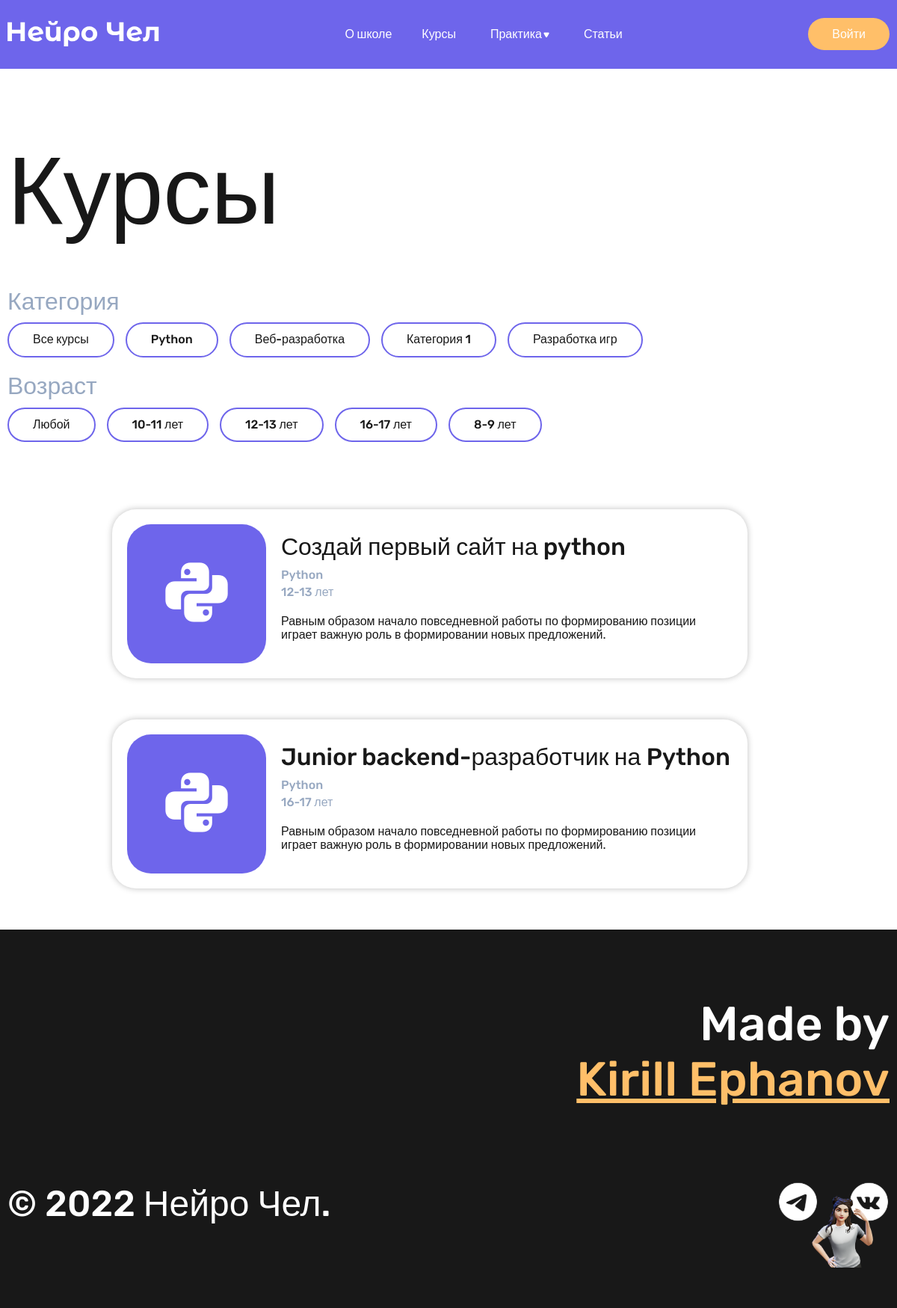
Before: /courses/category/2/ with the older database file.
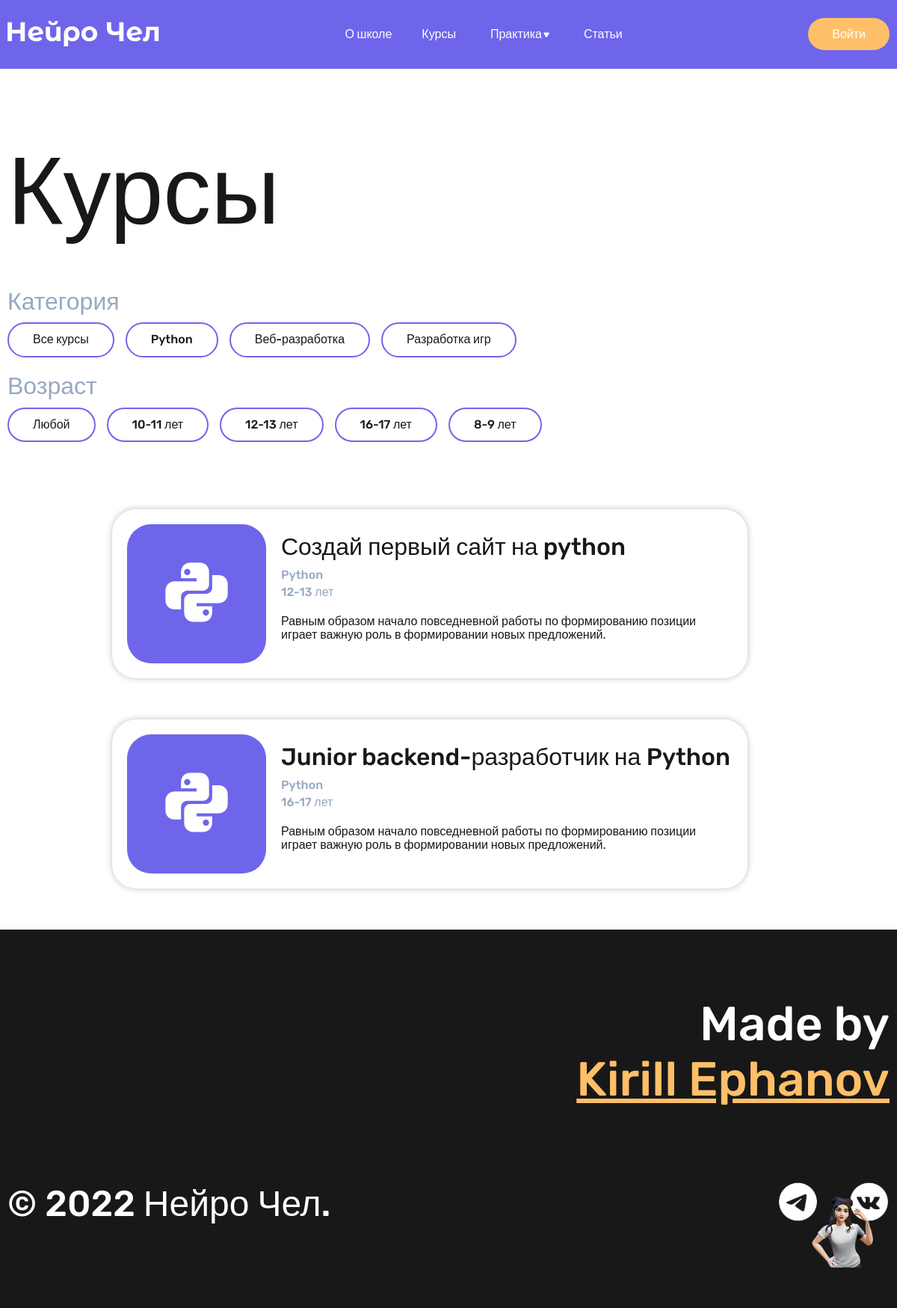
After: the same page with the newer database file.
### blablycode_app/models.py (models this page shows, shortened)
class Category(models.Model):
    category_title = models.CharField(max_length=150, verbose_name='Название категории')
    def __str__(self):
        return self.category_title
    class Meta:
        verbose_name = 'Категория'
        verbose_name_plural = 'Категории'
        ordering = ['category_title']

class Age(models.Model):
    age_title = models.CharField(max_length=50, verbose_name='Возраст')
    def __str__(self):
        return self.age_title
    class Meta:
        verbose_name = 'Возраст'
        verbose_name_plural = 'Возраст'
        ordering = ['age_title']

class Course(models.Model):
    сourse_title = models.CharField(max_length=150, verbose_name='Название курса')
    course_icon = models.ImageField(upload_to='photos/%Y/%m/%d/', verbose_name='Иконка курса', blank=True)
    course_description = models.TextField(max_length=250, verbose_name='Описание курса')
    course_category = models.ForeignKey('Category', on_delete=models.PROTECT, null=True, verbose_name='Категория')
    course_created_at = models.DateTimeField(auto_now_add=True, verbose_name='Дата создания')
    course_age = models.ForeignKey('Age', on_delete=models.PROTECT, null=True, verbose_name='Возраст')
    class Meta:
        verbose_name = 'Курс'
        verbose_name_plural = 'Курсы'
        ordering = ['-course_created_at']

### blablycode_app/views.py (the view)
# urls.py: path('courses/category/<int:category_id>/', get_courses_category, name='courses_category'),
def get_courses_category(request, category_id):
    courses = Course.objects.filter(course_category_id=category_id)
    categories = Category.objects.all()
    category = Category.objects.get(pk=category_id)
    age = Age.objects.all()
    context = {'courses': courses, 'categories': categories, 'age': age, 'category': category}
    return render(request=request, template_name='blablycode_app/courses_category.html', context=context)

### blablycode_app/templates/blablycode_app/courses_category.html
{% extends 'base.html' %}
{% block content %}
    <div class="wrapper">
        <h1 class="page-title">Курсы</h1>
    </div>
    <section>
        <div class="wrapper">
            <div class="filter-block">
                <div class="filter-top">
                    <p class="filter__title">
                        Категория
                    </p>
                    <div class="filter__content">
                        <a href="{% url 'courses' %}" class="filter__link">Все курсы</a>
                        {% for item in categories %}
                        <a href="{% url 'courses_category' item.pk %}" class="filter__link">{{ item.category_title }}</a>
                        {% endfor %}
                    </div>
                </div>
                <div class="filter-bottom">
                    <p class="filter__title">
                        Возраст
                    </p>
                    <div class="filter__content">
                        <a href="{% url 'courses' %}" class="filter__link">Любой</a>
                        {% for item in age %}
                        <a href="{% url 'courses_age' item.pk %}" class="filter__link">{{ item.age_title }}</a>
                        {% endfor %}
                    </div>
                </div>
            </div>
        </div>
    </section>
    <section>
        <div class="course-catalog-wrapper">
            <div class="course-catalog">
                {% for item in courses %}
                <a href="open_course.html" class="card-link">
                    <div class="course-card">
                        <div class="course-card-container">
                            <div class="course-card__photo">
                                {% if item.course_icon %}
                                <img src="{{ item.course_icon.url }}" alt="" class="course-card__photo__img">
                                {% endif %}
                            </div>
                            <div class="course-card__content">
                                <p class="course-card__title">
                                    {{ item.сourse_title }}
                                </p>
                                <div class="course-card__categories">
                                    <p class="course-card__category">
                                        {{ item.course_category }}
                                    </p>
                                    <p class="course-card__category">
                                        {{ item.course_age }}
                                    </p>
                                </div>
                                <p class="course-card__description">
                                    {{ item.course_description }}
                                </p>
                            </div>
                        </div>
                    </div>
                </a>
                {% endfor %}
            </div>
        </div>
    </section>
{% endblock %}

Changed rows visible on the page:
removed Category: category_title "Категория 1"
